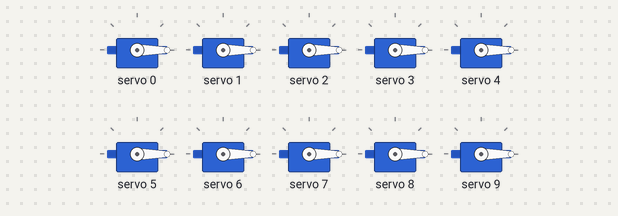
This sketch was run on a simulated Arduino Uno, built with avr-gcc and run on an emulated ATmega328P. Shown: 10 × servo.

Above: at 0.3 s.
At 5.28 s:
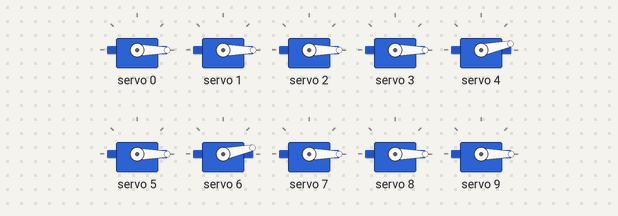
At 10.42 s:
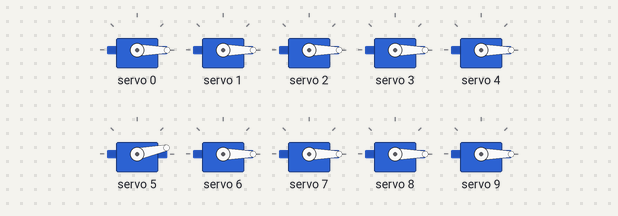
At 19.95 s:
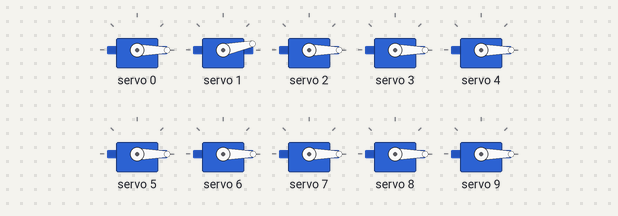
At 29.72 s:
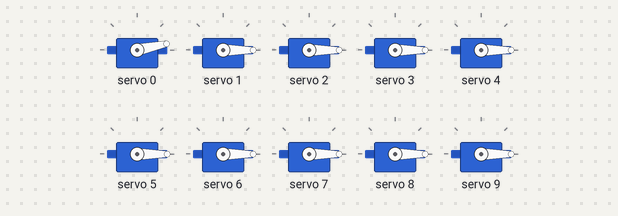
At 39.5 s:
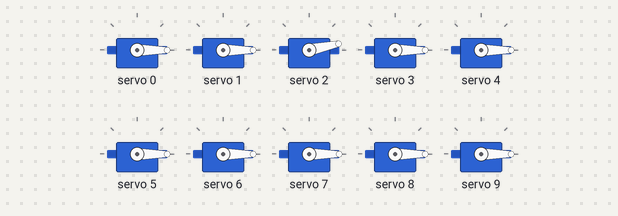
Timing chart, 0 to 40.0 s (numbered marks = the images above):
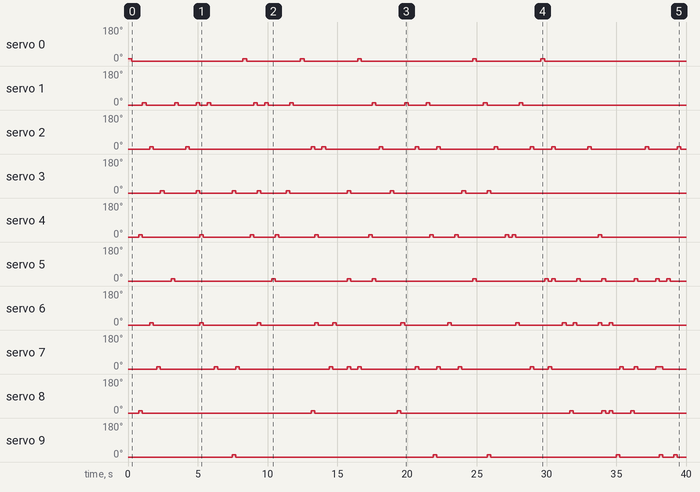

Measured:
- by itself, servo 0: 12° → 0° at 0.27 s, → 12° 8.0 s later, → 0° 0.26 s later, → 12° 3.9 s later, … (11 changes in this stretch)
- by itself, servo 1: 0° → 12° at 1.0 s, → 0° 0.26 s later, → 12° 2.1 s later, → 0° 0.26 s later, … (24 changes in this stretch)
- by itself, servo 2: 0° → 12° at 1.6 s, → 0° 0.26 s later, → 12° 2.3 s later, → 0° 0.26 s later, … (26 changes in this stretch)
- by itself, servo 3: 0° → 12° at 2.3 s, → 0° 0.26 s later, → 12° 2.3 s later, → 0° 0.26 s later, … (18 changes in this stretch)
- by itself, servo 4: 0° → 12° at 0.78 s, → 0° 0.26 s later, → 12° 4.1 s later, → 0° 0.26 s later, … (22 changes in this stretch)
- by itself, servo 5: 0° → 12° at 3.1 s, → 0° 0.26 s later, → 12° 6.9 s later, → 0° 0.26 s later, … (24 changes in this stretch)
- by itself, servo 6: 0° → 12° at 1.6 s, → 0° 0.26 s later, → 12° 3.3 s later, → 0° 0.26 s later, … (24 changes in this stretch)
- by itself, servo 7: 0° → 12° at 2.1 s, → 0° 0.26 s later, → 12° 3.9 s later, → 0° 0.26 s later, … (28 changes in this stretch)

The sketch:

HCPCA9685_Servo_piano.ino
```cpp
/* FILE:    HCPCA9685_Servo_Example
   DATE:    10/06/16
   VERSION: 0.1
   AUTHOR:  Andrew Davies

   Sketch created by Hobby Components Ltd (HOBBYCOMPONENTS.COM)
   
10/06/16 version 0.1: Original version


This example demonstrates how to use the HCPCA9685 library together with the PCA9685
to control up to 16 servos. The sketch will initialise the library putting it into
'servo mode' and then will continuously sweep one servo connected to PWM output 0
back and forth. The example has been written particularly for the 16 Channel 12-bit
PWM Servo Motor Driver Module (HCMODU0097) available from hobbycomponents.com

To use the module connect it to your Arduino as follows:

PCA9685...........Uno/Nano
GND...............GND
OE................N/A
SCL...............A5
SDA...............A4
VCC...............5V

External 5V Power for the servo(s) can be supplied by the V+ and GND input of the
screw terminal block.

PLEASE NOTE: Depending on your servo it is possible for this sketch to attempt
drive the servo beyond its end stops. If your servo is hitting its end stops then
you should adjust the the min and max values in this sketch.

You may copy, alter and reuse this code in any way you like, but please leave
reference to HobbyComponents.com in your comments if you redistribute this code.
This software may not be used directly for the purpose of selling products that
directly compete with Hobby Components Ltd's own range of products.

THIS SOFTWARE IS PROVIDED "AS IS". HOBBY COMPONENTS MAKES NO WARRANTIES, WHETHER
EXPRESS, IMPLIED OR STATUTORY, INCLUDING, BUT NOT LIMITED TO, IMPLIED WARRANTIES OF
MERCHANTABILITY AND FITNESS FOR A PARTICULAR PURPOSE, ACCURACY OR LACK OF NEGLIGENCE.
HOBBY COMPONENTS SHALL NOT, IN ANY CIRCUMSTANCES, BE LIABLE FOR ANY DAMAGES,
INCLUDING, BUT NOT LIMITED TO, SPECIAL, INCIDENTAL OR CONSEQUENTIAL DAMAGES FOR ANY
REASON WHATSOEVER.
*/


/* Include the HCPCA9685 library */
#include "HCPCA9685.h"
#define I2CAdd 0x40

const int pianoScore[620] PROGMEM = {
0b1000000000,
0b0000000000,
0b0000000000,
0b0000100010,
0b0100000000,
0b0000000000,
0b0010001000,
0b0000000000,
0b0000000100,
0b0001000000,
0b0000000000,
0b0000000000,
0b0000010000,
0b0100000000,
0b0000000000,
0b0000000000,
0b0010000000,
0b0000000000,
0b0000000000,
0b0101000000,
0b0000101000,
0b0000000000,
0b0100000000,
0b0000000000,
0b0000000100,
0b0000000000,
0b0000000000,
0b0000000000,
0b0000000000,
0b0001000001,
0b0000000100,
0b0000000000,
0b1000000000,
0b0000000000,
0b0000100000,
0b0100000000,
0b0001001000,
0b0000000000,
0b0100000000,
0b0000000000,
0b0000010000,
0b0000100000,
0b0000000000,
0b0000000000,
0b0001000000,
0b0100000000,
0b0000000000,
0b0000000000,
0b1000000000,
0b0000000000,
0b0000000000,
0b0010000010,
0b0000101000,
0b0000000000,
0b0010000000,
0b0000000000,
0b0000000100,
0b0000001000,
0b0000000000,
0b0000000000,
0b0000000000,
0b0001010100,
0b0000000000,
0b0000000000,
0b1000000100,
0b0000000000,
0b0000000000,
0b0000100000,
0b0100010000,
0b0000000000,
0b0010000000,
0b0000000000,
0b0000000000,
0b0001000000,
0b0000000000,
0b0000000010,
0b0000001000,
0b0100000000,
0b0000000000,
0b0000000000,
0b0010000100,
0b0000000000,
0b0000000000,
0b0100000000,
0b0000100000,
0b0000000001,
0b0010000100,
0b0000000000,
0b0000000000,
0b0000001000,
0b0000000000,
0b0000100000,
0b0000000100,
0b0001000000,
0b0000000000,
0b0000000000,
0b1000010000,
0b0000000000,
0b0000000000,
0b0100000000,
0b0001000001,
0b0000000000,
0b0010000000,
0b0000000000,
0b0000000000,
0b0000100000,
0b0000000000,
0b0000100000,
0b0000001000,
0b0100000000,
0b0000000000,
0b0000000000,
0b0010000100,
0b0000000000,
0b0000000000,
0b1000000000,
0b0000010000,
0b0000000100,
0b0010010000,
0b0000000000,
0b0000000000,
0b0000001000,
0b0000000000,
0b0000000010,
0b0000001000,
0b0000010000,
0b0000000000,
0b0000000000,
0b0010000000,
0b0000000000,
0b0000000000,
0b0000101000,
0b0000010010,
0b0000000000,
0b0000001010,
0b0000000000,
0b0000000001,
0b0000000100,
0b0000000000,
0b0000000000,
0b0000000010,
0b0000010100,
0b0000000000,
0b0000000000,
0b0010000000,
0b0000000000,
0b0000000000,
0b0000010100,
0b0000000101,
0b0000000000,
0b0000010000,
0b0000000000,
0b0000000001,
0b0010000000,
0b0000000000,
0b0000000000,
0b0000000000,
0b0000010010,
0b0000000001,
0b0000000000,
0b0010000000,
0b0000000000,
0b0000000000,
0b0000100001,
0b0000010100,
0b0000000000,
0b0000001000,
0b0000000000,
0b0000000001,
0b0000000100,
0b0000000000,
0b0000000000,
0b0000000001,
0b0000010000,
0b0000000000,
0b0000000000,
0b0010000000,
0b0000000000,
0b0000000000,
0b0000100100,
0b0000000101,
0b0000000000,
0b0000010000,
0b0000000000,
0b0000000100,
0b0000010000,
0b0000000000,
0b0000000000,
0b0000000000,
0b0000010100,
0b0000001000,
0b0000000000,
0b0010000100,
0b0000000000,
0b0000000000,
0b0000100000,
0b0000010000,
0b0000000000,
0b0000001000,
0b0000000000,
0b0000000000,
0b0000000100,
0b0000000000,
0b0000000001,
0b0000001000,
0b0000010000,
0b0000000000,
0b0000000000,
0b0010000001,
0b0000000000,
0b0000000000,
0b0000010100,
0b0000000101,
0b0000000000,
0b0000010000,
0b0000000000,
0b0000000000,
0b0010000000,
0b0000000000,
0b0000000100,
0b0000000001,
0b0000010000,
0b0000000000,
0b0000000000,
0b0010000000,
0b0000000000,
0b0000000000,
0b0000100001,
0b0000010100,
0b0000000000,
0b0000001000,
0b0000000000,
0b0000000001,
0b0000000100,
0b0000000000,
0b0000000000,
0b0000000001,
0b0000010000,
0b0000000000,
0b0000000000,
0b0010000000,
0b0000000000,
0b0000000000,
0b0000100100,
0b1000000001,
0b0000000000,
0b0000100000,
0b0000000000,
0b0000000100,
0b0000100000,
0b0000000000,
0b0000000000,
0b0000001000,
0b0010000100,
0b0000000010,
0b0000000001,
0b1000000000,
0b0000000000,
0b0000000000,
0b0000100010,
0b0100001000,
0b0000000000,
0b0010000000,
0b0000000000,
0b0000000100,
0b0001000000,
0b0000000000,
0b0000000000,
0b0000010000,
0b0100000000,
0b0000000000,
0b0000000000,
0b0010000000,
0b0000000000,
0b0000000000,
0b0100100000,
0b0000101000,
0b0000000000,
0b0010000000,
0b0000000000,
0b0000000100,
0b0000001000,
0b0000000000,
0b0000000001,
0b0000000100,
0b0001000000,
0b0000000000,
0b0000000000,
0b1000000000,
0b0000000000,
0b0000000000,
0b0100100000,
0b0001001000,
0b0000000000,
0b0010000000,
0b0000000000,
0b0000010000,
0b0000100000,
0b0000000000,
0b0000000000,
0b0001000000,
0b0100000000,
0b0000000000,
0b0000000000,
0b1000000000,
0b0000000000,
0b0000000000,
0b0010000010,
0b0000101000,
0b0000000000,
0b0010000000,
0b0000000000,
0b0000000100,
0b0000001000,
0b0000000000,
0b0000000000,
0b0000000000,
0b0001000100,
0b0000010000,
0b0000000000,
0b1000000100,
0b0000000000,
0b0000000000,
0b0000100000,
0b0100010000,
0b0000000000,
0b0010000000,
0b0000000000,
0b0000000000,
0b0001000000,
0b0000000000,
0b0000000010,
0b0000001000,
0b0100000000,
0b0000000000,
0b0000000000,
0b0010000100,
0b0000000000,
0b0000000000,
0b0100000000,
0b0000100000,
0b0000000000,
0b0010000000,
0b0000000001,
0b0000000100,
0b0000001000,
0b0000000000,
0b0000000000,
0b0000100000,
0b0001001000,
0b0000000000,
0b0000000000,
0b1000010000,
0b0000000000,
0b0000000000,
0b0100000000,
0b0001000100,
0b0000000000,
0b0010000000,
0b0000000000,
0b0000000000,
0b0000001000,
0b0000000000,
0b0000100000,
0b0000001000,
0b0100000000,
0b0000000000,
0b0000000000,
0b0010001000,
0b0000000100,
0b0000000010,
0b1000000001,
0b0000010000,
0b0000001000,
0b0010010000,
0b0000000000,
0b0000000000,
0b0000001000,
0b0000000000,
0b0000000010,
0b0000001000,
0b0000010100,
0b0000000010,
0b0000000001,
0b1000000100,
0b0100000000,
0b0010000000,
0b0001000001,
0b0000100010,
0b0000010000,
0b0000001001,
0b0000000100,
0b0000000010,
0b0000000001,
0b0000000010,
0b0000000100,
0b0000001000,
0b0000010100,
0b0000100000,
0b0001000000,
0b0010000010,
0b0000000000,
0b0100000000,
0b0000000100,
0b1000000010,
0b0000000000,
0b0000100100,
0b0000000000,
0b0000000000,
0b0000000001,
0b0000000000,
0b0000000000,
0b0000000000,
0b0000000100,
0b0000000000,
0b0000000000,
0b1000000000,
0b0000000000,
0b0000000000,
0b0000000000,
0b0000000101,
0b0000000000,
0b0000000000,
0b0000000000,
0b0000000000,
0b0000000010,
0b0000000000,
0b0000000000,
0b0000000000,
0b0000000010,
0b0000000000,
0b0000000000,
0b1000100010,
0b0000000000,
0b0000000000,
0b0000000100,
0b0000000001,
0b0000000000,
0b0000000010,
0b0000000000,
0b0000000000,
0b0000000001,
0b0000000000,
0b0000000000,
0b0000000000,
0b0000000100,
0b0000000000,
0b0000000000,
0b1100000010,
0b0000000000,
0b0000100000,
0b0000000100,
0b0110000001,
0b0000000000,
0b0000100010,
0b0000000000,
0b0000000000,
0b0001100100,
0b0010000000,
0b0000000000,
0b0000000000,
0b0001100001,
0b0010000000,
0b0000000000,
0b1100000100,
0b0000000000,
0b0000100000,
0b0000000100,
0b0110000001,
0b0000000000,
0b0000100001,
0b0000000000,
0b0000000100,
0b0001100100,
0b0010000000,
0b0000000000,
0b0000000100,
0b0001100100,
0b1000000000,
0b0000000000,
0b1100000010,
0b0000000000,
0b0000100000,
0b0000000100,
0b0110000001,
0b0000000000,
0b0000100010,
0b0000000000,
0b0000000100,
0b0001100000,
0b0010000000,
0b0000000000,
0b0000000100,
0b0001100000,
0b0010000000,
0b0000000000,
0b1100000100,
0b0000100000,
0b0000000000,
0b0000000100,
0b0110001000,
0b0000000000,
0b0000100000,
0b0000000000,
0b0000010000,
0b0001100000,
0b0010000000,
0b0000000000,
0b0000000100,
0b0001100000,
0b1000000000,
0b0000000000,
0b1100000100,
0b0000000000,
0b0000100000,
0b0000000000,
0b0110000100,
0b0000010000,
0b0000100000,
0b0000000000,
0b0000000000,
0b0001100000,
0b0010000000,
0b0000000010,
0b0000001000,
0b0001100000,
0b0010000000,
0b0000000000,
0b1100000100,
0b0000000000,
0b0000100000,
0b0000000000,
0b0110000000,
0b0000000001,
0b0000100100,
0b0000000000,
0b0000000001,
0b0001100100,
0b0010001000,
0b0000000100,
0b0000000010,
0b0001100000,
0b0010000000,
0b0000000000,
0b1100010000,
0b0000000000,
0b0000100000,
0b0001000000,
0b0110000000,
0b0000000000,
0b0000100000,
0b0000000000,
0b0000000000,
0b0001100000,
0b0010000000,
0b0000100000,
0b0000000100,
0b0001100000,
0b0010000000,
0b0000000000,
0b1100000100,
0b0000000000,
0b0000100000,
0b0000000000,
0b0110000000,
0b0000000100,
0b0000110000,
0b0000000000,
0b0000000000,
0b0001100000,
0b0010000000,
0b0000000010,
0b0000001000,
0b0001100000,
0b0010000000,
0b0000000000,
0b0000000011,
0b0000000010,
0b0000000101,
0b0000001100,
0b0000010000,
0b0000100000,
0b0001000000,
0b0010000000,
0b0000000000,
0b0100010000,
0b0000000000,
0b1000000000,
0b0000000000,
0b0100001000,
0b0000000000,
0b0010000000,
0b1000000100,
0b0100000000,
0b0010000000,
0b0001001000,
0b0000100010,
0b0000010000,
0b0010000100,
0b0001000000,
0b0000100000,
0b0000010100,
0b0000001000,
0b0000000100,
0b1000000000,
0b0001000000,
0b0100000000,
0b0000000000,
0b0000001000,
0b0000001000,
0b0000001000,
0b0000000001,
0b1000000000,
0b0000000000,
0b0100000000,
0b0000000000,
0b1000100001,
0b0000000100,
0b0000000100,
0b0000000100,
};

HCPCA9685 HCPCA9685(I2CAdd);

void setup()
{
 Serial.begin(115200);
 HCPCA9685.Init(SERVO_MODE);
 HCPCA9685.Sleep(false);
}

size_t off = 0;

uint8_t notes[32];

#define S_OFF 100
#define S_ON  200
uint16_t servo_states[32] = {
S_OFF, S_OFF, S_OFF, S_OFF, S_OFF, S_OFF, S_OFF, S_OFF,
S_OFF, S_OFF, S_OFF, S_OFF, S_OFF, S_OFF, S_OFF, S_OFF,
S_OFF, S_OFF, S_OFF, S_OFF, S_OFF, S_OFF, S_OFF, S_OFF,
S_OFF, S_OFF, S_OFF, S_OFF, S_OFF, S_OFF, S_OFF, S_OFF,
};

uint8_t tick_tape() {

 int note = pgm_read_word(pianoScore + off);
 for(int n = 0; n < 10 ; n ++) {
  notes[n] = (note & (1 << (9 - n))) ? 1 : 0;
 }
 off++;
 if(off >= 620) {
  off = 0;
 }
 return 250;
}

void setServo(int s, int on) {
 HCPCA9685.Servo(s, on ? 35 : 10);
}

void loop() {
 unsigned int Pos;
 uint8_t t = tick_tape();

////  Serial.print("t: "); Serial.print(t); Serial.print(" off: "); Serial.print(off);
for (byte b = 0; b < 10; b++) {
setServo(b, notes[b]);
}

delay(t);

//setServo(9, false),
//setServo(10, true),
//delay(250);
//setServo(10, false),
//delay(250);
}
```
